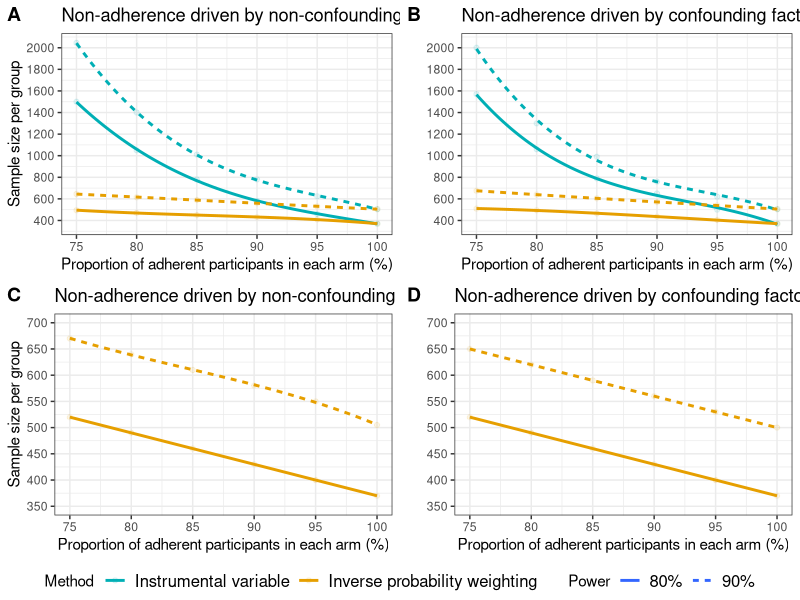

Source code (R): (Note: this script raises an error after producing the figure.)
library(ggplot2)
library(ggpubr)

df = read.csv('powertab.csv')[,1:6]
df.c.cross = as.data.frame(df[df$Confounding == 'confounding' & df$actualtx == 'cross',])
df.nc.cross = as.data.frame(df[df$Confounding == 'nonconfounding ' & df$actualtx == 'cross',])
df.c.inferior = as.data.frame(df[df$Confounding == 'confounding' & df$actualtx == 'inferior',])
df.nc.inferior = as.data.frame(df[df$Confounding == 'nonconfounding ' & df$actualtx == 'inferior',])

legendfontsize=12
alpha = 0.1
width = 20
height = 15

c.cross = ggplot(df.c.cross, aes(x=interval, y=samplesize, colour= Method, linetype=Power)) + 
  geom_point(aes(color = Method), alpha= alpha)+
  scale_alpha_manual(values = c("Inverse probability weighting" = alpha,"Instrumental variable" = alpha), guide = 'none')+
  geom_smooth(aes(colour=Method), method = lm, formula = y ~ splines::bs(x, 3), se = FALSE)+
  scale_color_manual(values=c("#00AFB5", "#E69F00"))+
  ylab('')+
  scale_y_continuous(breaks = seq(400, 2000, by = 200), limits = c(350, 2050)) +
  xlab('Proportion of adherent participants in each arm (%)')+
  labs(title = "Non-adherence driven by confounding factors (cross-over)")+
  theme_bw()+
  theme(legend.position = 'bottom', legend.text=element_text(size=legendfontsize))

nc.cross = ggplot(df.nc.cross, aes(x=interval, y=samplesize, colour=Method, linetype=Power)) +
  geom_point(aes(color = Method), alpha= alpha )+
  geom_smooth(aes(colour=Method), method = lm, formula = y ~ splines::bs(x, 3), se = FALSE)+
  scale_color_manual(values=c("#00AFB5", "#E69F00"))+
  ylab('Sample size per group')+
  scale_y_continuous(breaks = seq(400, 2000, by = 200), limits = c(350, 2050)) +
  xlab('Proportion of adherent participants in each arm (%)')+
  labs(title = "Non-adherence driven by non-confounding factors (cross-over)")+
  theme_bw()+
  theme(legend.position = 'bottom',  legend.text=element_text(size=legendfontsize))

c.inferior = ggplot(df.c.inferior, aes(x=interval, y=samplesize, colour=Method, linetype=Power)) +
  geom_point(aes(color = Method), alpha= alpha)+
  geom_smooth(aes(colour = Method), method = lm, formula = y ~ splines::bs(x, 3), se = FALSE)+
  scale_color_manual(values = "#E69F00")+
  ylab('')+
  scale_y_continuous(breaks = seq(350, 700, by = 50), limits = c(350, 700)) +
  xlab('Proportion of adherent participants in each arm (%)')+
  labs(title = "Non-adherence driven by confounding factors (non-adherent participants take up alternative inferior treatment)")+
  theme_bw()+
  theme(legend.position = 'bottom',  legend.text=element_text(size=legendfontsize))

nc.inferior = ggplot(df.nc.inferior, aes(x=interval, y=samplesize, colour=Method, linetype=Power)) +
  geom_point(aes(color = Method), alpha= alpha)+
  geom_smooth(aes(colour=Method), method = lm, formula = y ~ splines::bs(x, 3), se = FALSE)+
  scale_color_manual(values="#E69F00")+
  scale_y_continuous(breaks = seq(350, 700, by = 50), limits = c(350, 700)) +
  ylab('Sample size per group')+
  xlab('Proportion of adherent participants in each arm (%)')+
  labs(title = "Non-adherence driven by non-confounding factors (non-adherent participants take up alternative inferior treatment)")+
  theme_bw()+
  theme(legend.position = 'bottom',  legend.text=element_text(size=legendfontsize))

plot = ggarrange(nc.cross, c.cross, nc.inferior, c.inferior, 
               labels=c('A', 'B', 'C', 'D'),
               common.legend = T,legend = 'bottom')
ggsave(filename = paste("samplesize", Sys.Date(), ".jpeg"), width = width, height = height*3/4, units = "in")


################################################
###simplified for presentation in conferences###
################################################
Powerdata.nc=data.frame(
  Method=rep(c('Inverse probability weighting','Instrumental variable'), each=length(interval)),
  Power= rep(c('90%'),each=length(interval)),
  interval=interval,
  samplesize=c(630, 605, 580, 560, 525, 505,
               2045, 1410, 1010, 780, 625, 505
  )
)

ggplot(Powerdata.nc, aes(x=interval, y=samplesize, colour=Method, linetype=Power)) +
  geom_point(aes(color = Method), alpha=0.01)+
  scale_alpha_manual(values = c("Inverse probability weighting"=0.00001,"Instrumental variable" = 0.00001), guide = 'none')+
  geom_smooth(aes(colour=Method), method = lm, formula = y ~ splines::bs(x, 3), se = FALSE)+
  scale_color_manual(values=c("#00AFB5", "#E69F00"))+
  ylab('Sample size per group')+
  xlab('Proportion of adherent participants (%)')+
  labs(title = "Non-adherence driven by non-confounding factors")+
  theme_bw()+
  theme(legend.position = 'bottom', legend.text=element_text(size=legendfontsize))
